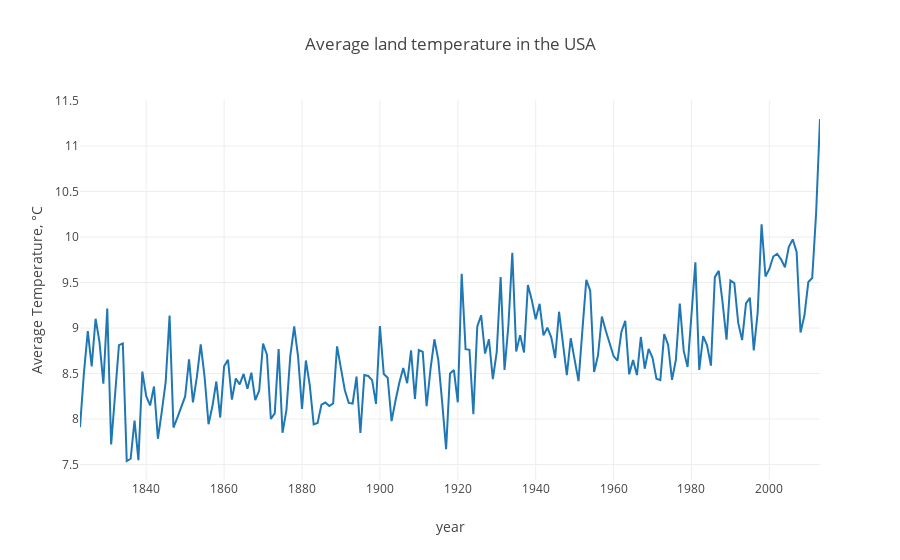

The notebook cell this image was saved under:
### Code cell
trace1 = go.Scatter(x = df_us2.year, y = df_us2.AverageTemperature)

data1 = [trace1]
layout1 = go.Layout(
    xaxis=dict(title='year'),
    yaxis=dict(title='Average Temperature, °C'),
    title='Average land temperature in the USA')
fig1 = go.Figure(data=data1, layout=layout1)
py.iplot(fig1)

### Figure 1 — Plotly figure (JSON) as saved in the notebook; plotly's stock layout.template omitted (floating-point values rounded to 4 significant figures; data arrays with more than 128 entries replaced by an {"elided": "..."} marker saying what was removed)
{"data": [{"type": "scatter", "x": {"elided": "191 int values"}, "y": {"elided": "191 float values"}}], "layout": {"title": "Average land temperature in the USA", "xaxis": {"title": "year"}, "yaxis": {"title": "Average Temperature, °C"}}}
